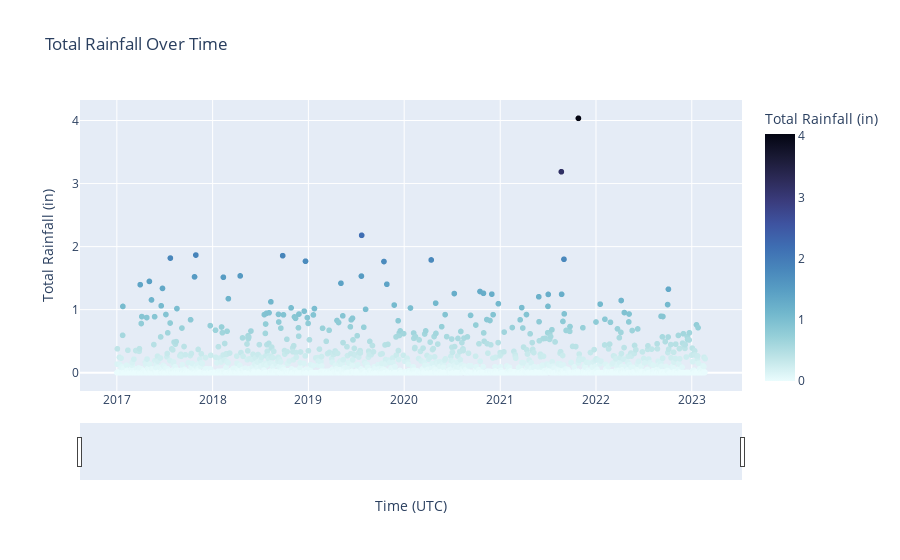

Notebook cell for this chart:
### Code cell
fig = px.scatter(df,
        x='time',
        y='total_rainfall',
        color='total_rainfall',
        color_continuous_scale='ice_r',
        title='Total Rainfall Over Time',
        labels={
                'total_rainfall':'Total Rainfall (in)', 
                'time':'Time (UTC)'
                })
fig.update_xaxes(rangeslider_visible=True)

### Figure 1 — Plotly figure (JSON) as saved in the notebook; plotly's stock layout.template omitted (floating-point values rounded to 4 significant figures; data arrays with more than 128 entries replaced by an {"elided": "..."} marker saying what was removed)
{"data": [{"hovertemplate": "Time (UTC)=%{x}<br>Total Rainfall (in)=%{marker.color}<extra></extra>", "legendgroup": "", "marker": {"color": {"elided": "2243 float values"}, "coloraxis": "coloraxis", "symbol": "circle"}, "mode": "markers", "name": "", "showlegend": false, "type": "scattergl", "x": {"elided": "2243 str values"}, "xaxis": "x", "y": {"elided": "2243 float values"}, "yaxis": "y"}], "layout": {"coloraxis": {"colorbar": {"title": {"text": "Total Rainfall (in)"}}, "colorscale": [[0, "rgb(234, 252, 253)"], [0.09091, "rgb(192, 229, 232)"], [0.1818, "rgb(149, 207, 216)"], [0.2727, "rgb(114, 184, 205)"], [0.3636, "rgb(89, 159, 196)"], [0.4545, "rgb(72, 134, 187)"], [0.5455, "rgb(62, 109, 178)"], [0.6364, "rgb(62, 83, 160)"], [0.7273, "rgb(58, 60, 125)"], [0.8182, "rgb(44, 42, 87)"], [0.9091, "rgb(25, 25, 51)"], [1, "rgb(3, 5, 18)"]]}, "legend": {"tracegroupgap": 0}, "title": {"text": "Total Rainfall Over Time"}, "xaxis": {"anchor": "y", "domain": [0, 1], "rangeslider": {"visible": true}, "title": {"text": "Time (UTC)"}}, "yaxis": {"anchor": "x", "domain": [0, 1], "title": {"text": "Total Rainfall (in)"}}}}
